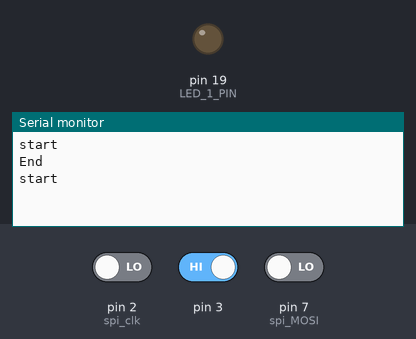
Recording of a sketch running on a simulated Arduino Uno, built with avr-gcc and run on an emulated ATmega328P. Parts: output pins drawn as LEDs (lit = HIGH), the last lines printed to the serial monitor. Inputs (shaded band) come from the test bench; at power-on: pin 2 (spi_clk) LOW, pin 3 HIGH, pin 7 (spi_MOSI) LOW. Pins used as bus, display or sensor lines are not drawn.

Above: at 1.2 s.
1.3 s: pin 2 (spi_clk) driven HIGH
At 2.0 s:
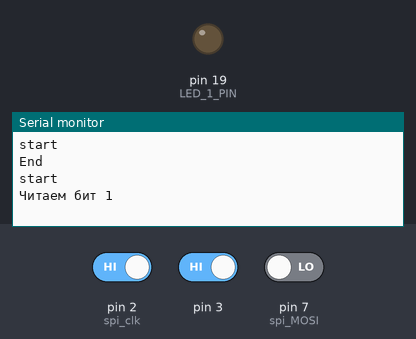
2.8 s: pin 3 driven LOW
At 3.2 s:
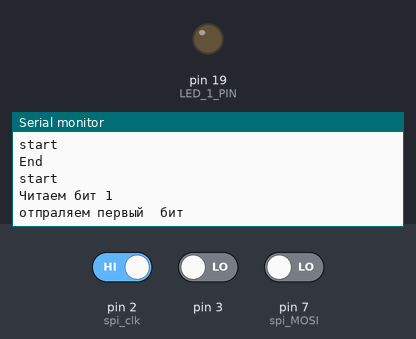
4.3 s: pin 2 (spi_clk) driven LOW
At 5.5 s:
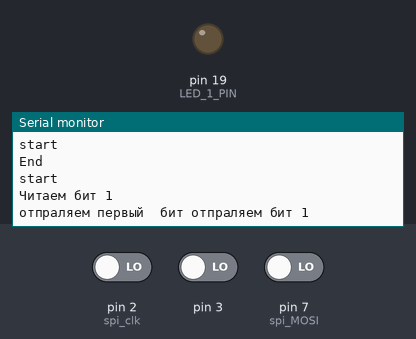

Measured:
- after the input at 1.3 s, the serial monitor: prints a new line at once (image 1)
- after the input at 2.8 s, the serial monitor: prints a new line at once (image 2)
- after the input at 4.3 s, the serial monitor: prints a new line at once (image 3)

The sketch:

programm_spi_2_slave.ino
```cpp
// Chip type ATmega168 at 16 MHz
// Пример реализации протокола SPI slave
//модель MSBFIRST
//mode 0
//передача 8 бит
//если передача состоялась, то лампочка загорается

// датчик взаимодействует через шину SPI, поэтому подключаем библиотеку:
#include <SPI.h>


// пропишем пины
//slave
#define spi_cs     3 // это D6  ардуино считывание данных chipselect
#define spi_MOSI      7 // это D7  ардуино считывание данных MOSI
#define spi_MISO      8 // это D8 ардуино MISO управление состоянием порта
#define spi_clk     2 // D9 ардуино  считывание данных

#define  Interrupt_PIN_2 0 //PIN 2 это Clk slave устройства
#define  Interrupt_PIN_3 1 //PIN 3 это CS slave устройства
#define TRANSM_BYTE_SLAVE  0xBD //байт, который мы передает слэйв

//master
#define TRANSM_BYTE_MASTER 0xA5//байт, который мы передает master
const int  CS =  10;
const int LED_1_PIN = 19;     // для тестовой лампочки


char transm_byte_slave = TRANSM_BYTE_SLAVE ; //байт, который мы передает слэйв и храниит, полученное значение
char transm_byte_master = TRANSM_BYTE_MASTER;
char result = 0;// результат для возврата master
int i=0;

void setup()
{
  Serial.begin(9600);
  initSpi_slave ();
    // запустить библиотеку SPI:
  SPI.beginTransaction(SPISettings(10000, MSBFIRST, SPI_MODE0));
  SPI.begin();
 pinMode(CS, OUTPUT);
 digitalWrite(CS, HIGH);
  digitalWrite(LED_1_PIN, LOW); // лампочка не горит
}


void loop()
{
  // установить на выводе выбора чипа лог. 0, чтобы выбрать датчик:


  attachInterrupt(Interrupt_PIN_2, clk_on, CHANGE); // разрешаем прерывание
  attachInterrupt(Interrupt_PIN_3, activ_spi_slave, FALLING); // разрешаем прерывание
  delay(100);
  digitalWrite(CS, LOW);
   Serial.println("start");
  result = SPI.transfer( transm_byte_master);
  Serial.println("End");

  digitalWrite(CS, HIGH);
  SPI.end();
  detachInterrupt(Interrupt_PIN_2);
 detachInterrupt(Interrupt_PIN_3);


  //сравнение полученных результатов с ожидаемыми
  if ((result == TRANSM_BYTE_SLAVE )&&(transm_byte_slave == TRANSM_BYTE_MASTER ))
  {
    Serial.println("OK");
    digitalWrite(LED_1_PIN, HIGH); // лампочка  горит
  }


}


void initSpi_slave ()
{
    // инициализация линий.....
  pinMode(LED_1_PIN, OUTPUT);

  pinMode( spi_MOSI, INPUT);
  pinMode(spi_MISO , OUTPUT);

  delay(1); // ждем устаканивания питания

}

//иммитация работы slave устройства
//с помощью прерываний

//при выборе устройства
void activ_spi_slave()
{
     if (transm_byte_slave & 0x80) digitalWrite(spi_MISO, HIGH); else digitalWrite(spi_MISO, LOW) ; // выставляем один бит
    //  0b########
    //& 0b10000000
    //  0b#0000000 т.е. byte & 0x80 — оставляет старший разряд , условие не сработает, если страший разряд будет равен 0
      transm_byte_slave<<=1;
       Serial.print("отпраляем первый  бит ");
}

//при зменение фронта clk
void clk_on()
{
  if(digitalRead(spi_clk))
  {
     if (digitalRead(spi_MOSI)) transm_byte_slave++;   // читаем бит и записываем его
      Serial.print("Читаем бит "); Serial.println(i+1);
  }
   else
   {
    Serial.print("отпраляем бит "); Serial.println(i+1);
    if (transm_byte_slave & 0x80) digitalWrite(spi_MISO, HIGH); else digitalWrite(spi_MISO, LOW); // выставляем один бит
     if (i!=7) transm_byte_slave<<=1;
     i++;
   }
}
```
